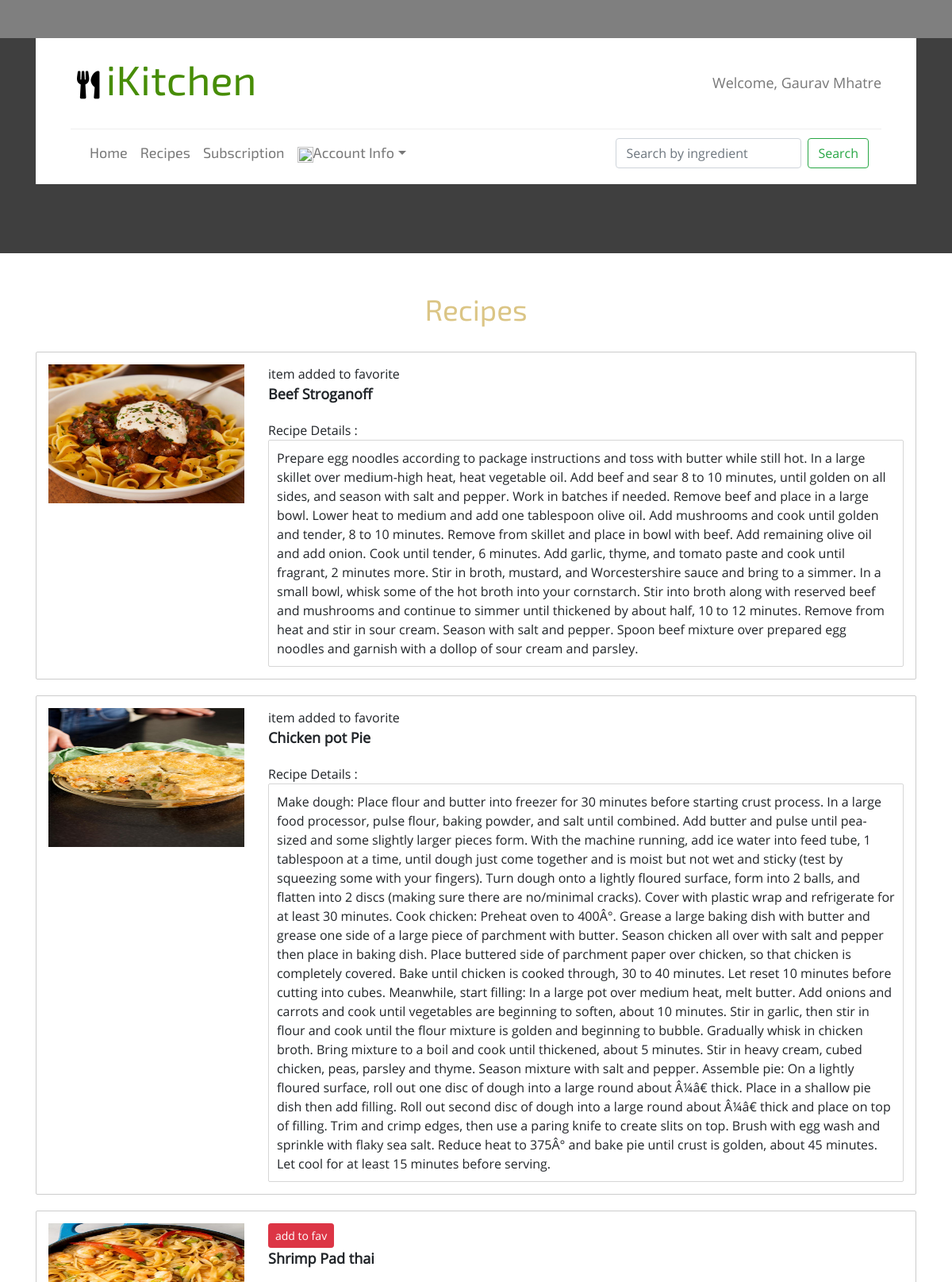
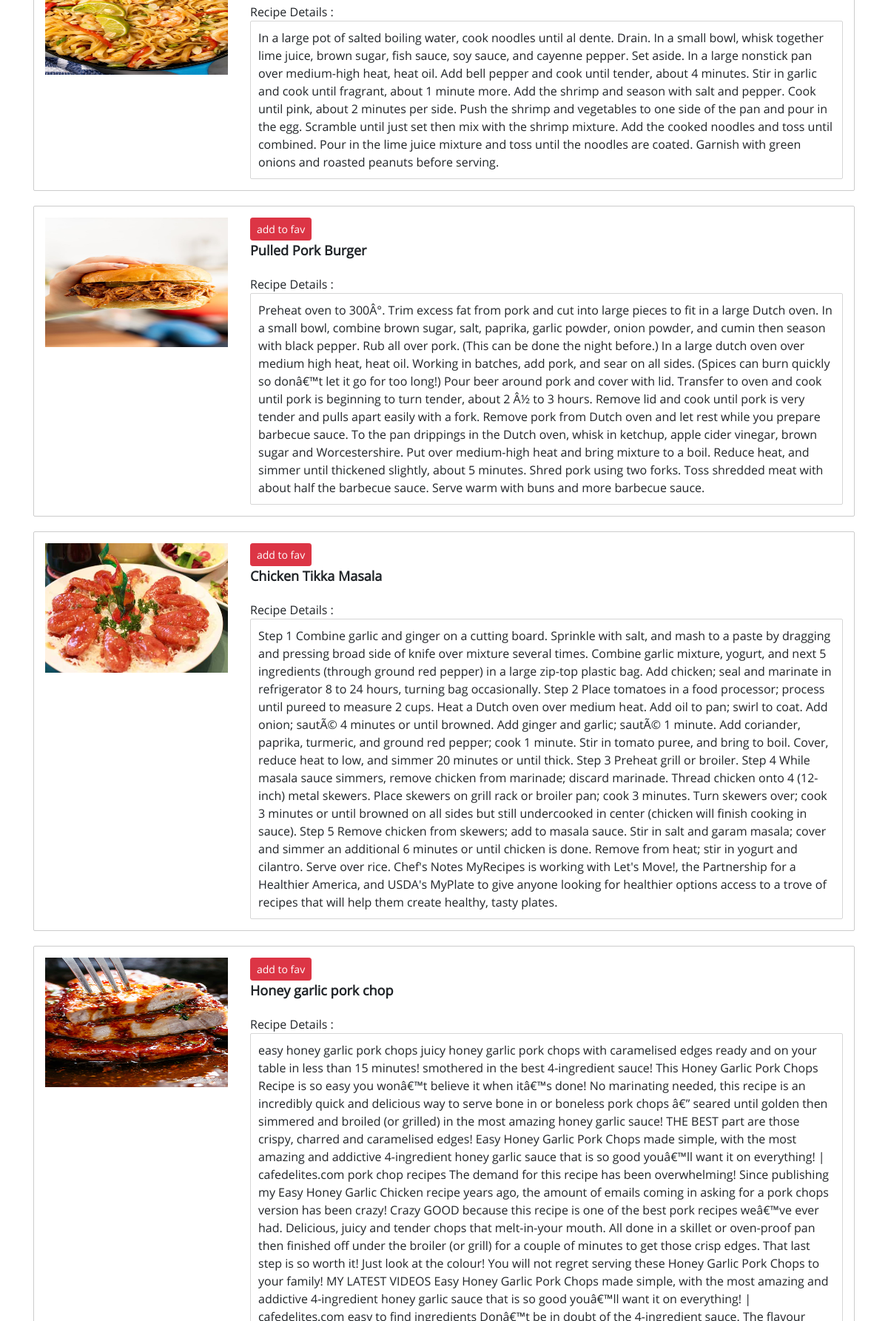
/gallery-old.php (signed in, upper part), run on the app's committed database (2 pictures, top to bottom).
### tables this page shows
CREATE TABLE `entitlement` (
  `ent_id` int(11) NOT NULL,
  `ent_role` varchar(255) DEFAULT NULL,
  `user_id` int(11) DEFAULT NULL
);

CREATE TABLE `users` (
  `id` int(11) NOT NULL,
  `user_name` varchar(255) DEFAULT NULL,
  `user_email` varchar(255) DEFAULT NULL,
  `user_pass` varchar(255) NOT NULL
);

CREATE TABLE `content` (
  `content_id` int(11) NOT NULL,
  `title` varchar(100) NOT NULL,
  `image` blob,
  `content_protein` varchar(255) NOT NULL,
  `des` mediumtext,
  `user_id` int(11) DEFAULT NULL
);

### gallery-old.php (the view, shortened to what this page needs)
<?php
include_once 'dbconnect.php';
include 'header.php';
?>
	</div>
	</div>
<div class="gallery pages">
	  <div class="container">
		 <h2>Recipes</h2>
		 <?php
		 if($_SESSION){
		 $id = $_SESSION['usr_id'];
		 $query= "SELECT * FROM sub_del where `user_id`= $id";
		 $fire1 = mysqli_query($con,$query) or die(mysql_error());;
		 $row1 = mysqli_fetch_assoc($fire1);
		 $sub = $row1['sub_status'];
		 if($sub==1){
			$query = "SELECT * FROM content";
			$fire3 = mysqli_query($con,$query) or die("Cannot fetch the data".mysqli_error($con));
		?>
		 <div class="gallery-bottom">
				<div class="gallery-1">
					<div class="gallery-grid">
					<form role="form" action = "<?php echo $_SERVER['PHP_SELF']; ?>" method="post" name="delete">
						<?php
							while($row3 = mysqli_fetch_assoc($fire3)){
						?>
						<div class="row looping">
								<div class="col-md-3"><div><img src = "images/<?php echo $row3['image'];?>"></div></div>
								<div class="col-md-9">
								<?php
								$query1 = "SELECT * FROM favorite where content_id = $row3[content_id]";
								$fire4 = mysqli_query($con,$query1);
									if(!$row4 = mysqli_fetch_assoc($fire4)){
										?>
										<a class="btn btn-sm btn-danger" href="<?php $_SERVER['PHP_SELF']?>?add=<?php echo $row3['content_id']?>">add to fav</a>
										<?php
									}
									else{
										?>
										<p>item added to favorite</p>
										<?php
									}
									?>
									<div>
										<span><?php echo $row3['title'];?></span>
										<span class="rc-head">Recipe Details :</span>
										<span class="rc-info"><?php echo $row3['des'];?></span>
									</div>
								</div>
						</div><?php }?>
					</div>
				</div>
		 </div>
	 </div>
</div>
<?php
		 }
		}
		 include('footer.php');
?>

### header.php (shortened to what this page needs)
<!DOCTYPE HTML>
<html>
<head>
<link rel="stylesheet" href="https://stackpath.bootstrapcdn.com/bootstrap/4.1.3/css/bootstrap.min.css">
<link rel="stylesheet" href="css/lightbox.css">
<link href="css/style.css" rel='stylesheet' type='text/css' />
<link rel="stylesheet" href="https://use.fontawesome.com/releases/v5.3.1/css/all.css">
</head>
<body>
<div class="banner banner2">
	 <div class="container">
		 <div class="banner_head_top">
			 <div class="banner-head">
				 <div class="logo">
					 <h1><a href="index.php"><i class="fas fa-utensils"></i><span>iKitchen</span></a></h1>
				 </div>
					<div class="headr-right">
						<div class="details">
									<?php if($_SESSION) {
										$id=$_SESSION['usr_id'];
										$query="SELECT * FROM users u, entitlement e WHERE u.id=$id && e.user_id = $id";
										$fire = mysqli_query($con,$query) or die("Cannot fetch the data".mysqli_error($con));
										$row = mysqli_fetch_assoc($fire);
										?>
									<p align="center" class="navbar-text pro-name"><a href = "accountinfo.php" style="
    color: #777;
    transition: 0.2s ease; font-size:18px;">  Welcome, <?php echo $row['user_name'];
								}?></a></p>
						</div>
					</div>
				 <div class="clearfix"></div>
			 </div>
			 <div class="top-menu">
			 <div class="content white">
			<nav class="navbar navbar-expand-lg navbar-default">
				<div class="collapse navbar-collapse" id="navbarSupportedContent">
				<ul class="navbar-nav mr-auto" id="navi">
							 <li class=""><a href="index.php" class="nav-link">Home</a></li>
							 <li class="">
							 	<a href="gallery.php" class="nav-link">Recipes</a>
							</li>
							 <li class="">
							 	<a href="subscription.php" class="nav-link">Subscription</a>
							</li>
							<li class="dropdown">
							<?php if (isset($_SESSION['usr_id'])) { ?>
							<a href="#" class="nav-link scroll dropdown-toggle" data-toggle="dropdown"><img src="https://png.icons8.com/metro/50/000000/administrator-male.png" height="20px" width="20px">Account Info</a>
									<?php } else { ?>
								<li class=""><a class="nav-link" href="login.php" style="font-size:18px;"><img src="https://png.icons8.com/metro/50/000000/administrator-male.png" height="25px" width="25px">&nbsp Login</a>
								</li>
							<?php } ?></li>
						 </ul>
						 <form class="form-inline my-2 my-lg-0" action="search.php" method="GET" name="search" >
							<input class="form-control mr-sm-2" name="searchvalue" type="search" placeholder="Search by ingredient" aria-label="Search">
							<button class="btn btn-outline-success my-2 my-sm-0" id="submit" type="submit">Search</button>
						</form>
				</div>
				</nav>
			 </div>
			  </div>
		  </div>

### css/lightbox.css (style rules this page uses)
body:after { content: url(../images/close.png) url(../images/loading.gif) url(../images/prev.png) url(../images/next.png); display: none; }

### css/style.css (style rules this page uses)
body { position: relative; z-index: 1; }
.row.looping { margin-bottom: 20px; padding: 15px 0; border: 1px solid #ccc; border-radius: 2px; }
.looping .col-md-3 div > img { height: 175px; background-size: 100%; }
.looping div span:first-child { display: block; }
.looping div span:first-child { font-size: 18px; font-weight: 800; margin-bottom:20px; }
.looping .col-md-9 { border-radius: 2px; }
span.rc-head { display: inline-block; width: 15%; vertical-align: top; }
span.rc-info { display:block; width: 100%; border: 1px solid #cccc; border-radius: 2px; padding: 10px; }
.navbar-default { background-color: #fff!important; border-color: transparent!important; }
h4, h5, h6, h1, h2, h3 { margin: 0; }
ul, ol { margin: 0; padding:0; list-style: none; }
p { margin: 0; }
html, body { font-family: 'OpenSans-Regular'!important; font-size: 100%; background: #ffffff; }
body a { transition:0.5s all; -webkit-transition:0.5s all; -moz-transition:0.5s all; -o-transition:0.5s all; -ms-transition:0.5s all; }
.row { margin:0; }
.banner { background-size:cover; min-height:790px; background: rgba(0, 0, 0, 0.5); }
.logo { float:left; }
.headr-right { float:right; }
.banner_head_top { background: #fff; padding:20px 44px 10px; margin-top:3em; margin-bottom:30px; }
.logo h1 a { display:inline-block; color:#DBC585; font-size:1.3em; font-family:'Exo2-Regular'; text-decoration:none; }
.logo h1 a span { color:#478D06; }
.details { padding-top: 15px; }
.fa-utensils:before { content: "\e179"; color:#000; font-size: 35px; margin: 0 8px; }
.navbar-collapse { padding:0; }
.navbar-nav > li > .nav-link { font-family: 'Exo2-Regular'; font-size:18px; color: #777; }
.navbar { margin:2em 0; }
.navbar-default { background-color: #FFFFFF; border-color: #FFFFFF; }
.navbar { margin: 0em 0; }
.top-menu { border-top: 1px ridge #eee; }
.banner-head { margin-bottom: 2em; }
.banner2 { background-size:cover; min-height:184px; background: rgba(0, 0, 0, 0.5); }
.about h2,.team h3,h2.top,.recp-sec h2,.gallery h2,.contact h2 { color:#DBC585; font-family: 'Exo2-Regular'; font-size: 2.3em; text-align:center; }
.gallery { padding:3em 3em; }
.gallery-bottom { margin-top:2em; }
.gallery-grid img { width:100%; }
.gallery-grid { position: relative; }
.gallery-1 { margin-top:25px; }
.gallery-1:nth-child(1) { margin-top:0; }
.pages { padding: 3em 0px; background:#fff; }
@media (max-width: 1280px) { .banner { min-height: 640px; } }
@media (max-width: 1280px) { .banner2 { min-height: 271px; } }

### data on the page
entitlement: user.user_name "Gaurav Mhatre"
content: image (picture), shows "item added to favorite", title "Beef Stroganoff", des "Prepare egg noodles according to package instructions and toss with butter while still hot. In a large skillet over medium-high heat, heat vegetable oil. Add beef and sear 8 to 10 minutes, until golden on all sides, and season with salt and pepper. Work in batches if needed. Remove beef and place in a large bowl. Lower heat to medium and add one tablespoon olive oil. Add mushrooms and cook until golden and tender, 8 to 10 minutes. Remove from skillet and place in bowl with beef. Add remaining olive oil and add onion. Cook until tender, 6 minutes. Add garlic, thyme, and tomato paste and cook until fragrant, 2 minutes more. Stir in broth, mustard, and Worcestershire sauce and bring to a…"
content: image (picture), shows "item added to favorite", title "Chicken pot Pie", des "Make dough: Place flour and butter into freezer for 30 minutes before starting crust process. In a large food processor, pulse flour, baking powder, and salt until combined. Add butter and pulse until pea-sized and some slightly larger pieces form. With the machine running, add ice water into feed tube, 1 tablespoon at a time, until dough just come together and is moist but not wet and sticky (test by squeezing some with your fingers). Turn dough onto a lightly floured surface, form into 2 balls, and flatten into 2 discs (making sure there are no/minimal cracks). Cover with plastic wrap and refrigerate for at least 30 minutes. Cook chicken: Preheat oven to 400Â°. Grease a large baking dish…"
content: image (picture), title "Shrimp Pad thai", des "In a large pot of salted boiling water, cook noodles until al dente. Drain. In a small bowl, whisk together lime juice, brown sugar, fish sauce, soy sauce, and cayenne pepper. Set aside. In a large nonstick pan over medium-high heat, heat oil. Add bell pepper and cook until tender, about 4 minutes. Stir in garlic and cook until fragrant, about 1 minute more. Add the shrimp and season with salt and pepper. Cook until pink, about 2 minutes per side. Push the shrimp and vegetables to one side of the pan and pour in the egg. Scramble until just set then mix with the shrimp mixture. Add the cooked noodles and toss until combined. Pour in the lime juice mixture and toss until the noodles are…"
content: image (picture), title "Pulled Pork Burger", des "Preheat oven to 300Â°. Trim excess fat from pork and cut into large pieces to fit in a large Dutch oven. In a small bowl, combine brown sugar, salt, paprika, garlic powder, onion powder, and cumin then season with black pepper. Rub all over pork. (This can be done the night before.) In a large dutch oven over medium high heat, heat oil. Working in batches, add pork, and sear on all sides. (Spices can burn quickly so donâ€™t let it go for too long!) Pour beer around pork and cover with lid. Transfer to oven and cook until pork is beginning to turn tender, about 2 Â½ to 3 hours. Remove lid and cook until pork is very tender and pulls apart easily with a fork. Remove pork from Dutch oven and…"
content: image (picture), title "Chicken Tikka Masala", des "Step 1 Combine garlic and ginger on a cutting board. Sprinkle with salt, and mash to a paste by dragging and pressing broad side of knife over mixture several times. Combine garlic mixture, yogurt, and next 5 ingredients (through ground red pepper) in a large zip-top plastic bag. Add chicken; seal and marinate in refrigerator 8 to 24 hours, turning bag occasionally. Step 2 Place tomatoes in a food processor; process until pureed to measure 2 cups. Heat a Dutch oven over medium heat. Add oil to pan; swirl to coat. Add onion; sautÃ© 4 minutes or until browned. Add ginger and garlic; sautÃ© 1 minute. Add coriander, paprika, turmeric, and ground red pepper; cook 1 minute. Stir in tomato puree,…"
content: image (picture), title "Honey garlic pork chop"
